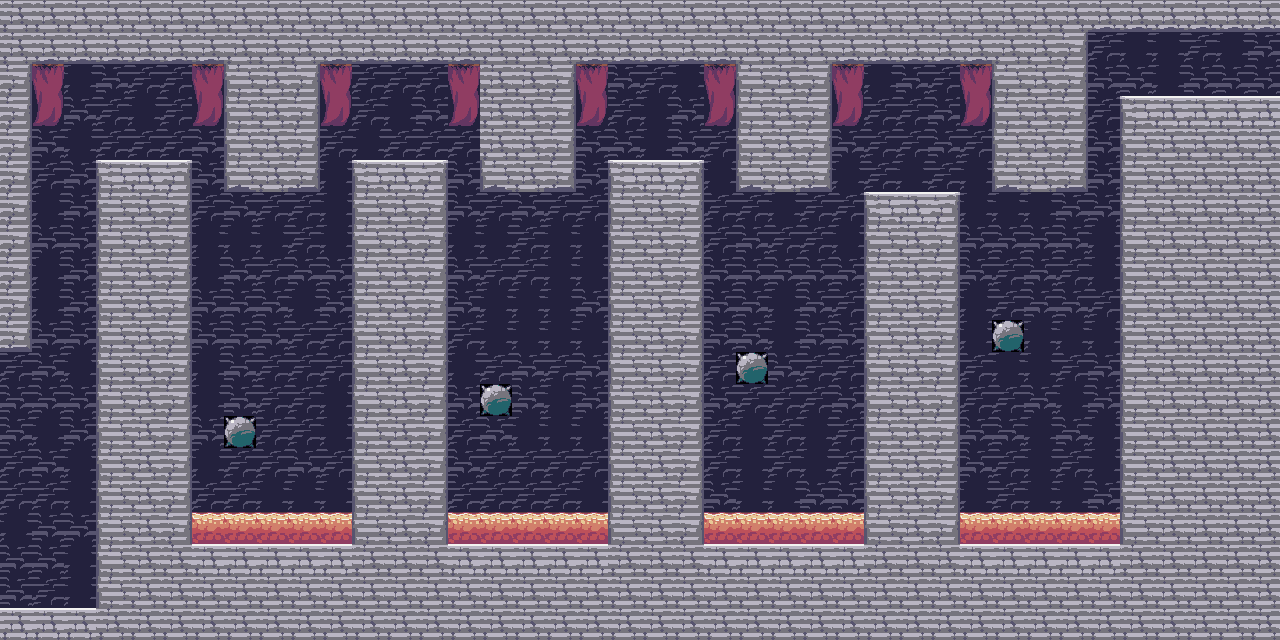

Tiled map render using the project's own tile images. Description and the whole map definition, tile-layer contents included, below:
An orthogonal 40x20 tile map with 32x32 px tiles, 1 tile layer (Tile Layer 1).

<map version="1.0" tiledversion="2017.11.22" orientation="orthogonal" renderorder="right-down" width="40" height="20" tilewidth="32" tileheight="32" infinite="0" nextobjectid="1">
 <tileset firstgid="1" source="tiletest.tsx" />
 <layer name="Tile Layer 1" width="40" height="20">
  <data encoding="csv">
13,13,13,13,13,13,13,13,13,13,13,13,13,13,13,13,13,13,13,13,13,13,13,13,13,13,13,13,13,13,13,13,13,13,96,96,96,96,96,96,
13,96,96,96,96,96,96,13,13,13,96,96,96,96,96,13,13,13,96,96,96,96,96,13,13,13,96,96,96,96,96,13,13,14,133,134,134,133,134,173,
14,53,134,173,133,133,53,12,13,14,53,133,133,133,53,13,13,14,53,173,133,134,53,12,13,14,53,134,173,133,53,12,13,14,173,173,134,173,173,173,
14,93,173,133,134,133,93,12,13,14,93,133,134,173,93,13,13,14,93,133,134,173,93,12,13,14,93,133,133,173,93,12,13,14,133,54,55,55,55,55,
14,173,134,133,133,133,173,12,13,14,133,134,133,133,133,13,13,14,173,173,134,173,133,12,13,14,173,133,133,173,133,12,13,14,173,12,13,13,13,13,
14,133,173,54,55,56,173,95,13,97,134,54,55,56,173,95,13,97,173,54,55,56,134,95,13,97,134,133,134,133,134,95,13,97,173,12,13,13,13,13,
14,134,173,12,13,14,133,173,133,133,134,12,13,14,173,133,173,133,133,12,13,14,133,133,134,133,133,54,55,56,134,134,134,173,173,12,13,13,13,13,
14,173,173,12,13,14,134,134,134,133,134,12,13,14,134,134,133,134,134,12,13,14,133,173,133,133,134,12,13,14,173,173,173,173,134,12,13,13,13,13,
14,134,173,12,13,14,134,173,133,173,173,12,13,14,173,133,133,134,134,12,13,14,173,173,173,173,173,12,13,14,173,133,173,133,134,12,13,13,13,13,
14,134,173,12,13,14,173,173,173,134,173,12,13,14,173,134,134,134,173,12,13,14,173,173,134,173,133,12,13,14,134,133,173,173,133,12,13,13,13,13,
97,173,173,12,13,14,173,173,173,133,133,12,13,14,133,134,134,134,134,12,13,14,173,173,134,173,173,12,13,14,134,84,134,134,134,12,13,13,13,13,
133,173,134,12,13,14,134,173,133,133,133,12,13,14,134,133,173,133,173,12,13,14,133,84,173,133,133,12,13,14,133,134,134,133,173,12,13,13,13,13,
173,173,173,12,13,14,134,173,133,133,134,12,13,14,173,84,173,134,173,12,13,14,173,133,133,133,173,12,13,14,133,133,173,134,173,12,13,13,13,13,
173,134,173,12,13,14,173,84,133,133,134,12,13,14,133,173,134,134,134,12,13,14,133,134,133,134,133,12,13,14,173,173,134,173,134,12,13,13,13,13,
133,173,134,12,13,14,134,133,133,173,133,12,13,14,173,133,133,133,133,12,13,14,133,134,133,134,133,12,13,14,173,133,134,133,134,12,13,13,13,13,
133,133,134,12,13,14,133,133,134,134,134,12,13,14,133,133,133,133,134,12,13,14,173,134,134,173,173,12,13,14,134,133,134,134,173,12,13,13,13,13,
134,173,173,12,13,14,122,122,122,122,122,12,13,14,122,122,122,122,122,12,13,14,122,122,122,122,122,12,13,14,122,122,122,122,122,12,13,13,13,13,
173,173,134,12,13,13,55,55,55,55,55,13,13,13,55,55,55,55,55,13,13,13,55,55,55,55,55,13,13,13,55,55,55,55,55,13,13,13,13,13,
173,133,134,12,13,13,13,13,13,13,13,13,13,13,13,13,13,13,13,13,13,13,13,13,13,13,13,13,13,13,13,13,13,13,13,13,13,13,13,13,
55,55,55,13,13,13,13,13,13,13,13,13,13,13,13,13,13,13,13,13,13,13,13,13,13,13,13,13,13,13,13,13,13,13,13,13,13,13,13,13
</data>
 </layer>
</map>
